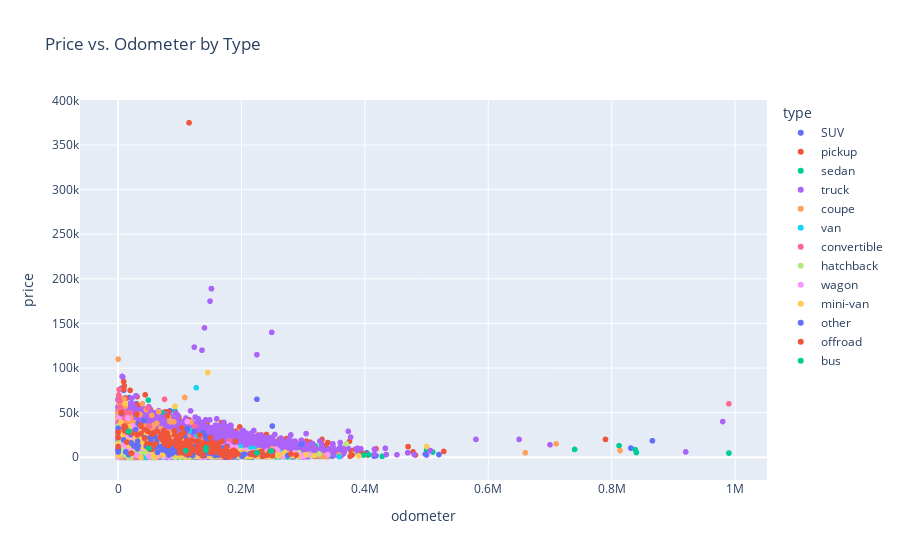

The code cell stored with this chart in its notebook:
### Markdown cell above
Vehicle Price Distribution:
The histogram above shows the distribution of vehicle prices across the dataset:

Most listings fall under $20,000, with a large concentration between $5,000 and $15,000.

There are a noticeable number of vehicles listed at or near $0, which could indicate:

Data entry errors

Placeholder values

Listings with missing or removed pricing

The long tail on the right side suggests a few high-end or luxury vehicles with significantly higher prices, which may skew the average.

To get clearer insights in later steps, we may want to:

Filter out or flag unrealistic prices (like 0)

Consider using log-scaled plots or boxplots to handle the skewed distribution

### Code cell
px.scatter(df, x='odometer', y='price', color='type', title='Price vs. Odometer by Type').show()

### Figure 1 — Plotly figure (JSON) as saved in the notebook; plotly's stock layout.template omitted (floating-point values rounded to 4 significant figures; data arrays with more than 128 entries replaced by an {"elided": "..."} marker saying what was removed)
{"data": [{"hovertemplate": "type=SUV<br>odometer=%{x}<br>price=%{y}<extra></extra>", "legendgroup": "SUV", "marker": {"color": "#636efa", "symbol": "circle"}, "mode": "markers", "name": "SUV", "showlegend": true, "type": "scattergl", "x": {"elided": "12405 float values"}, "xaxis": "x", "y": {"elided": "12405 int values"}, "yaxis": "y"}, {"hovertemplate": "type=pickup<br>odometer=%{x}<br>price=%{y}<extra></extra>", "legendgroup": "pickup", "marker": {"color": "#EF553B", "symbol": "circle"}, "mode": "markers", "name": "pickup", "showlegend": true, "type": "scattergl", "x": {"elided": "6988 float values"}, "xaxis": "x", "y": {"elided": "6988 int values"}, "yaxis": "y"}, {"hovertemplate": "type=sedan<br>odometer=%{x}<br>price=%{y}<extra></extra>", "legendgroup": "sedan", "marker": {"color": "#00cc96", "symbol": "circle"}, "mode": "markers", "name": "sedan", "showlegend": true, "type": "scattergl", "x": {"elided": "12154 float values"}, "xaxis": "x", "y": {"elided": "12154 int values"}, "yaxis": "y"}, {"hovertemplate": "type=truck<br>odometer=%{x}<br>price=%{y}<extra></extra>", "legendgroup": "truck", "marker": {"color": "#ab63fa", "symbol": "circle"}, "mode": "markers", "name": "truck", "showlegend": true, "type": "scattergl", "x": {"elided": "12353 float values"}, "xaxis": "x", "y": {"elided": "12353 int values"}, "yaxis": "y"}, {"hovertemplate": "type=coupe<br>odometer=%{x}<br>price=%{y}<extra></extra>", "legendgroup": "coupe", "marker": {"color": "#FFA15A", "symbol": "circle"}, "mode": "markers", "name": "coupe", "showlegend": true, "type": "scattergl", "x": {"elided": "2303 float values"}, "xaxis": "x", "y": {"elided": "2303 int values"}, "yaxis": "y"}, {"hovertemplate": "type=van<br>odometer=%{x}<br>price=%{y}<extra></extra>", "legendgroup": "van", "marker": {"color": "#19d3f3", "symbol": "circle"}, "mode": "markers", "name": "van", "showlegend": true, "type": "scattergl", "x": {"elided": "633 float values"}, "xaxis": "x", "y": {"elided": "633 int values"}, "yaxis": "y"}, {"hovertemplate": "type=convertible<br>odometer=%{x}<br>price=%{y}<extra></extra>", "legendgroup": "convertible", "marker": {"color": "#FF6692", "symbol": "circle"}, "mode": "markers", "name": "convertible", "showlegend": true, "type": "scattergl", "x": {"elided": "446 float values"}, "xaxis": "x", "y": {"elided": "446 int values"}, "yaxis": "y"}, {"hovertemplate": "type=hatchback<br>odometer=%{x}<br>price=%{y}<extra></extra>", "legendgroup": "hatchback", "marker": {"color": "#B6E880", "symbol": "circle"}, "mode": "markers", "name": "hatchback", "showlegend": true, "type": "scattergl", "x": {"elided": "1047 float values"}, "xaxis": "x", "y": {"elided": "1047 int values"}, "yaxis": "y"}, {"hovertemplate": "type=wagon<br>odometer=%{x}<br>price=%{y}<extra></extra>", "legendgroup": "wagon", "marker": {"color": "#FF97FF", "symbol": "circle"}, "mode": "markers", "name": "wagon", "showlegend": true, "type": "scattergl", "x": {"elided": "1541 float values"}, "xaxis": "x", "y": {"elided": "1541 int values"}, "yaxis": "y"}, {"hovertemplate": "type=mini-van<br>odometer=%{x}<br>price=%{y}<extra></extra>", "legendgroup": "mini-van", "marker": {"color": "#FECB52", "symbol": "circle"}, "mode": "markers", "name": "mini-van", "showlegend": true, "type": "scattergl", "x": {"elided": "1161 float values"}, "xaxis": "x", "y": {"elided": "1161 int values"}, "yaxis": "y"}, {"hovertemplate": "type=other<br>odometer=%{x}<br>price=%{y}<extra></extra>", "legendgroup": "other", "marker": {"color": "#636efa", "symbol": "circle"}, "mode": "markers", "name": "other", "showlegend": true, "type": "scattergl", "x": {"elided": "256 float values"}, "xaxis": "x", "y": {"elided": "256 int values"}, "yaxis": "y"}, {"hovertemplate": "type=offroad<br>odometer=%{x}<br>price=%{y}<extra></extra>", "legendgroup": "offroad", "marker": {"color": "#EF553B", "symbol": "circle"}, "mode": "markers", "name": "offroad", "showlegend": true, "type": "scattergl", "x": {"elided": "214 float values"}, "xaxis": "x", "y": {"elided": "214 int values"}, "yaxis": "y"}, {"hovertemplate": "type=bus<br>odometer=%{x}<br>price=%{y}<extra></extra>", "legendgroup": "bus", "marker": {"color": "#00cc96", "symbol": "circle"}, "mode": "markers", "name": "bus", "showlegend": true, "type": "scattergl", "x": [142500.0, 17040.0, 142500.0, 225000.0, 17040.0, 17040.0, 225000.0, 17040.0, 17040.0, 17040.0, 225000.0, 17040.0, 225000.0, 17040.0, 248100.0, 142000.0, 109700.0, 225000.0, 50000.0, 248100.0, 248100.0, NaN, 17040.0, 17040.0], "xaxis": "x", "y": [10500, 28990, 10500, 4995, 28990, 28990, 4995, 28990, 28990, 28990, 4995, 28990, 4995, 28990, 6997, 7900, 7500, 4995, 10000, 6997, 6997, 28990, 28990, 28990], "yaxis": "y"}], "layout": {"legend": {"title": {"text": "type"}, "tracegroupgap": 0}, "title": {"text": "Price vs. Odometer by Type"}, "xaxis": {"anchor": "y", "domain": [0, 1], "title": {"text": "odometer"}}, "yaxis": {"anchor": "x", "domain": [0, 1], "title": {"text": "price"}}}}
